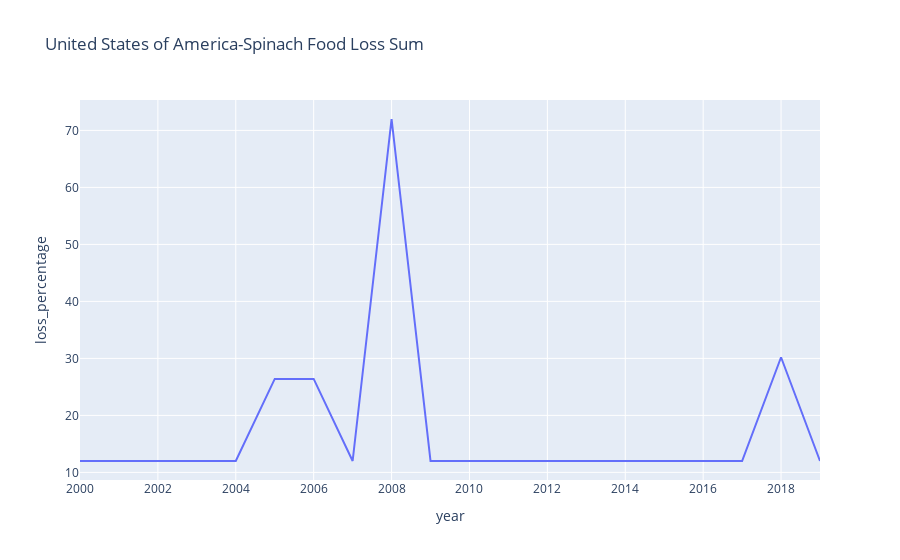

This figure's notebook cell:
### Code cell
plot_country_comm("United States of America","Spinach")

### Figure 1 — Plotly figure (JSON) as saved in the notebook; plotly's stock layout.template omitted (floating-point values rounded to 4 significant figures)
{"data": [{"hovertemplate": "year=%{x}<br>loss_percentage=%{y}<extra></extra>", "legendgroup": "", "line": {"color": "#636efa", "dash": "solid"}, "marker": {"symbol": "circle"}, "mode": "lines", "name": "", "orientation": "v", "showlegend": false, "x": [2000, 2001, 2002, 2003, 2004, 2005, 2006, 2007, 2008, 2009, 2010, 2011, 2012, 2013, 2014, 2015, 2016, 2017, 2018, 2019], "xaxis": "x", "y": [12.0, 12.0, 12.0, 12.0, 12.0, 26.4, 26.4, 12.0, 72.0, 12.0, 12.0, 12.0, 12.0, 12.0, 12.0, 12.0, 12.0, 12.0, 30.2, 12.0], "yaxis": "y", "type": "scatter"}], "layout": {"xaxis": {"anchor": "y", "domain": [0.0, 1.0], "title": {"text": "year"}}, "yaxis": {"anchor": "x", "domain": [0.0, 1.0], "title": {"text": "loss_percentage"}}, "legend": {"tracegroupgap": 0}, "title": {"text": "United States of America-Spinach Food Loss Sum"}}}
